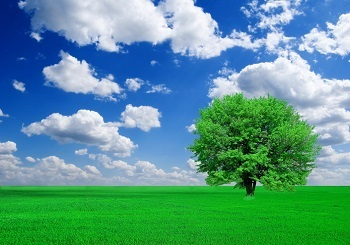
%> input picture 001.jpg, 350 x 245 px
$ octave --eval "result = image_enhance;"   (GNU Octave 9; MATLAB toolbox functions it lacks are replaced by stand-ins)
%> lines starting %> are read from the running program, lines starting %| are printed output that depends on the picture
### histogram.m
function R=histogram(gray)
%Gray histogram
[ox oy]=size(gray);
for i=1:256
    G_his(i)=0;
end
for i=1:ox
    for j=1:oy
        G_his(gray(i,j)+1)=G_his(gray(i,j)+1)+1;%统计0~255每个灰度值的个数，数组下标1~256
    end
end
%输出
subplot(1,2,2),bar(G_his);

### image_enhance.m
function R=image_enhance
original=imread('001.jpg');
%> original is the input picture: size 245x350x3 uint8; mean R, G, B 86.7, 151.4, 142.2
[ox oy oz]=size(original);
%> ox = 245; oy = 350; oz = 3
if oz~=1
    gray=rgb2gray(original);
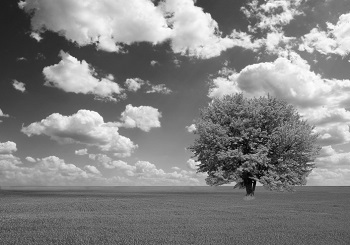
%> gray: size 245x350 uint8; min 1, max 255, mean 131
end
gray_image(:,:,1)=gray;
gray_image(:,:,2)=gray;
gray_image(:,:,3)=gray;
subplot(1,2,1);imshow(gray_image);
%Gray histogram
histogram(gray);
%> after the loop in histogram, `for i=1:ox`: G_his = 256 values, max 1119 at index 103, min 0 at index 1, mean 335
%Gray transformation
%
%线性
G_trans1=gray/2;
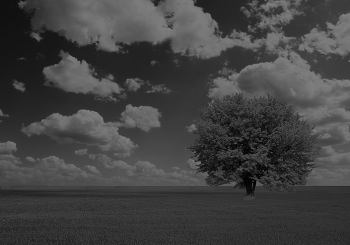
%> G_trans1: size 245x350 uint8; min 1, max 128, mean 65.7
G_trans1_image=gray_image/2;
figure,subplot(1,2,1);imshow(G_trans1_image);
histogram(G_trans1);
%分段线性
for i=1:ox
    for j=1:oy
        if gray(i,j)<100
            G_trans2(i,j)=gray(i,j)*0.8;
        elseif gray(i,j)<150
            G_trans2(i,j)=(gray(i,j)-100)*1.2/0.5+80;
        else
            G_trans2(i,j)=(gray(i,j)-150)*0.55/1.05+200;
        end
    end
end
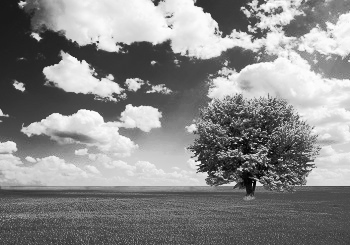
%> G_trans2: size 245x350 uint8; min 1, max 255, mean 137.2
G_trans2_image(:,:,1)=G_trans2;
G_trans2_image(:,:,2)=G_trans2;
G_trans2_image(:,:,3)=G_trans2;
figure,subplot(1,2,1);imshow(G_trans2_image);
histogram(G_trans2);
%Image smoothing
G_noise=imnoise(gray_image,'gaussian',0,0.0035);
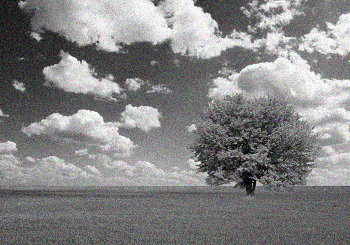
%> G_noise: size 245x350x3 uint8; mean R, G, B 130.8, 130.9, 130.9
figure,subplot(1,3,1);imshow(gray_image);
subplot(1,3,2);imshow(G_noise);
G_average=G_noise;
for i=2:(ox-1)
    for j=2:(oy-1)
        for k=1:3
            G_average(i,j,k)=G_noise(i-1,j-1,k)/9+G_noise(i-1,j,k)/9+G_noise(i-1,j+1,k)/9+ ...
                G_noise(i,j-1,k)/9+G_noise(i,j,k)/9+G_noise(i,j+1,k)/9+ ...
                G_noise(i+1,j-1,k)/9+G_noise(i+1,j,k)/9+G_noise(i+1,j+1,k)/9;
        end
    end
end
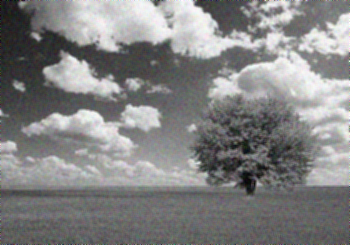
%> G_average: size 245x350x3 uint8; mean R, G, B 130.8, 130.9, 130.9; mean of the top-left, top-right, bottom-left and bottom-right quarters 122.9, 159.4, 132.1, 109.3
subplot(1,3,3);imshow(G_average);
%Image sharpening

%sober算子，效果不太好，如无需要可以不用，先注释掉
G_sharpen=uint16(gray_image);%此处可以修改处理图像
G_sharpen1=gray_image;
for i=2:(ox-1)
    for j=2:(oy-1)
        for k=1:3
            G_sharpen1(i,j,k)=G_sharpen(i-1,j-1,k)+2*G_sharpen(i-1,j,k)+G_sharpen(i-1,j+1,k)- ...
                              G_sharpen(i+1,j-1,k)-2*G_sharpen(i+1,j,k)-G_sharpen(i+1,j+1,k);
        end
    end
end
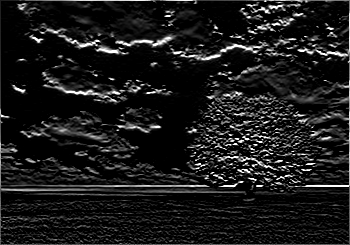
%> G_sharpen1: size 245x350x3 uint8; min 0, max 255, mean 26.5

G_sharpen2=gray_image;
for i=2:(ox-1)
    for j=2:(oy-1)
        for k=1:3
            G_sharpen2(i,j,k)=G_sharpen(i-1,j-1,k)+2*G_sharpen(i,j-1,k)+G_sharpen(i+1,j-1,k)- ...
                              G_sharpen(i-1,j+1,k)-2*G_sharpen(i,j+1,k)-G_sharpen(i+1,j+1,k);
        end
    end
end
figure,subplot(1,3,1);imshow(gray_image);subplot(1,3,2);imshow(G_sharpen1);subplot(1,3,3);imshow(G_sharpen2);


%Laplace算子锐化法
G_sharpen=uint16(gray_image);%此处可以修改处理图像
G_sharpen3=gray_image;
for i=2:(ox-1)
    for j=2:(oy-1)
        for k=1:3
            G_sharpen3(i,j,k)=5*G_sharpen(i,j,k)-G_sharpen(i-1,j,k)-G_sharpen(i,j-1,k)- ...
                              G_sharpen(i,j+1,k)-G_sharpen(i+1,j,k);
        end
    end
end
figure,subplot(1,2,1);imshow(gray_image);subplot(1,2,2);imshow(G_sharpen3);
%> (the run ends here)
